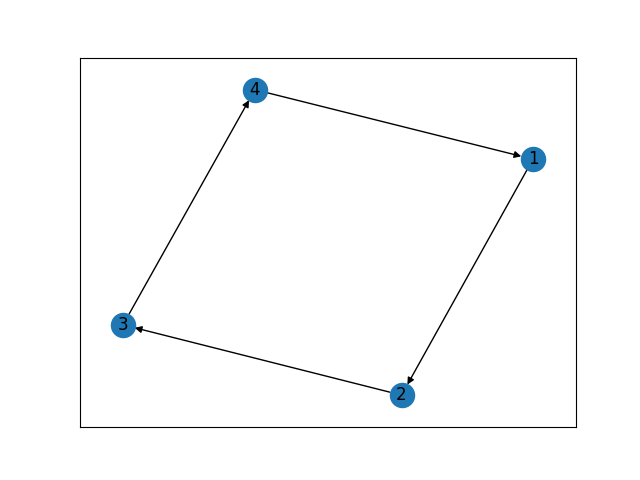

This figure's Python source:
"""Build Directed Cyclic Graph """

import networkx as nx
from matplotlib import pyplot as plt

graph = nx.DiGraph()
graph.add_edges_from([(1, 2), (2, 3), (3, 4), (4, 1)])

print(nx.is_directed(graph))
print(nx.is_directed_acyclic_graph(graph))

"""Directed graphs that aren’t acyclic can’t be topologically sorted!!!!!!"""

"""Visualization"""
plt.tight_layout()
nx.draw_networkx(graph, arrows=True)
plt.savefig("directed_cyclic_graph.png", format="PNG")
plt.clf()
